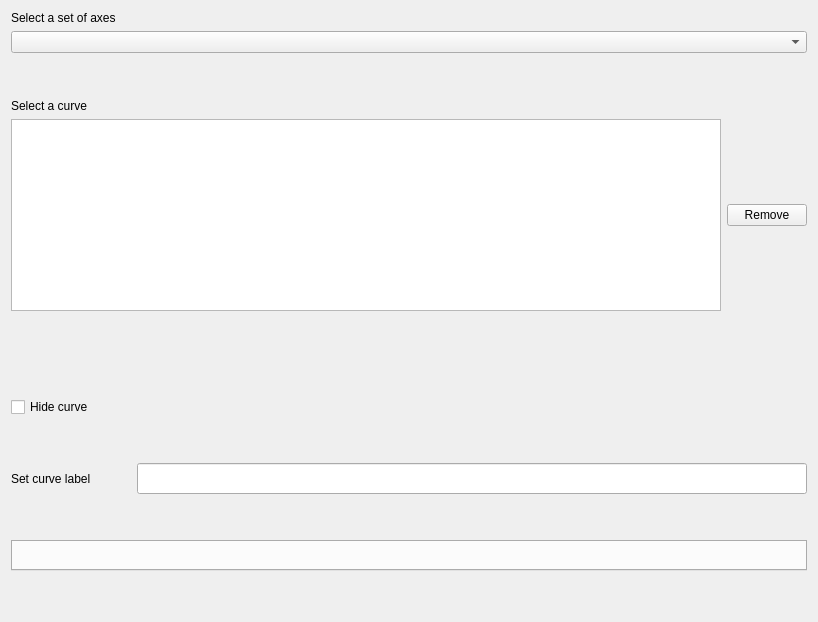
<?xml version="1.0" encoding="UTF-8"?>
<ui version="4.0">
 <class>Form</class>
 <widget class="QWidget" name="Form">
  <property name="geometry">
   <rect>
    <x>0</x>
    <y>0</y>
    <width>818</width>
    <height>622</height>
   </rect>
  </property>
  <property name="windowTitle">
   <string>Form</string>
  </property>
  <layout class="QGridLayout" name="gridLayout">
   <item row="2" column="0">
    <spacer name="verticalSpacer_8">
     <property name="orientation">
      <enum>Qt::Vertical</enum>
     </property>
     <property name="sizeHint" stdset="0">
      <size>
       <width>20</width>
       <height>40</height>
      </size>
     </property>
    </spacer>
   </item>
   <item row="5" column="0">
    <spacer name="verticalSpacer_4">
     <property name="orientation">
      <enum>Qt::Vertical</enum>
     </property>
     <property name="sizeHint" stdset="0">
      <size>
       <width>20</width>
       <height>40</height>
      </size>
     </property>
    </spacer>
   </item>
   <item row="3" column="0">
    <widget class="QLabel" name="select_curve_label">
     <property name="text">
      <string>Select a curve</string>
     </property>
    </widget>
   </item>
   <item row="6" column="0">
    <spacer name="verticalSpacer_7">
     <property name="orientation">
      <enum>Qt::Vertical</enum>
     </property>
     <property name="sizeHint" stdset="0">
      <size>
       <width>20</width>
       <height>40</height>
      </size>
     </property>
    </spacer>
   </item>
   <item row="4" column="0">
    <layout class="QHBoxLayout" name="horizontalLayout">
     <item>
      <widget class="QListWidget" name="select_curve_list"/>
     </item>
     <item>
      <widget class="QPushButton" name="remove_curve_button">
       <property name="sizePolicy">
        <sizepolicy hsizetype="Fixed" vsizetype="Fixed">
         <horstretch>0</horstretch>
         <verstretch>0</verstretch>
        </sizepolicy>
       </property>
       <property name="minimumSize">
        <size>
         <width>0</width>
         <height>0</height>
        </size>
       </property>
       <property name="text">
        <string>Remove</string>
       </property>
       <property name="autoDefault">
        <bool>false</bool>
       </property>
      </widget>
     </item>
    </layout>
   </item>
   <item row="7" column="0">
    <widget class="QCheckBox" name="hide_curve_check_box">
     <property name="text">
      <string>Hide curve</string>
     </property>
    </widget>
   </item>
   <item row="8" column="0">
    <spacer name="verticalSpacer_10">
     <property name="orientation">
      <enum>Qt::Vertical</enum>
     </property>
     <property name="sizeHint" stdset="0">
      <size>
       <width>20</width>
       <height>40</height>
      </size>
     </property>
    </spacer>
   </item>
   <item row="0" column="0">
    <widget class="QLabel" name="select_axes_label">
     <property name="text">
      <string>Select a set of axes</string>
     </property>
    </widget>
   </item>
   <item row="1" column="0">
    <layout class="QHBoxLayout" name="horizontalLayout_2">
     <item>
      <widget class="QComboBox" name="select_axes_combo_box">
       <property name="sizePolicy">
        <sizepolicy hsizetype="Minimum" vsizetype="Fixed">
         <horstretch>0</horstretch>
         <verstretch>0</verstretch>
        </sizepolicy>
       </property>
       <property name="minimumSize">
        <size>
         <width>250</width>
         <height>0</height>
        </size>
       </property>
      </widget>
     </item>
    </layout>
   </item>
   <item row="11" column="0">
    <widget class="QTabWidget" name="tab_container">
     <property name="currentIndex">
      <number>-1</number>
     </property>
    </widget>
   </item>
   <item row="9" column="0">
    <layout class="QHBoxLayout" name="set_curve_label_layout">
     <item>
      <widget class="QLabel" name="curve_label_label">
       <property name="sizePolicy">
        <sizepolicy hsizetype="Fixed" vsizetype="Preferred">
         <horstretch>0</horstretch>
         <verstretch>0</verstretch>
        </sizepolicy>
       </property>
       <property name="text">
        <string>Set curve label</string>
       </property>
      </widget>
     </item>
     <item>
      <spacer name="horizontalSpacer">
       <property name="orientation">
        <enum>Qt::Horizontal</enum>
       </property>
       <property name="sizeType">
        <enum>QSizePolicy::Fixed</enum>
       </property>
       <property name="sizeHint" stdset="0">
        <size>
         <width>40</width>
         <height>20</height>
        </size>
       </property>
      </spacer>
     </item>
     <item>
      <widget class="QLineEdit" name="curve_label_line_edit">
       <property name="sizePolicy">
        <sizepolicy hsizetype="Minimum" vsizetype="Expanding">
         <horstretch>0</horstretch>
         <verstretch>0</verstretch>
        </sizepolicy>
       </property>
       <property name="minimumSize">
        <size>
         <width>211</width>
         <height>20</height>
        </size>
       </property>
      </widget>
     </item>
    </layout>
   </item>
   <item row="10" column="0">
    <spacer name="verticalSpacer_9">
     <property name="orientation">
      <enum>Qt::Vertical</enum>
     </property>
     <property name="sizeHint" stdset="0">
      <size>
       <width>20</width>
       <height>40</height>
      </size>
     </property>
    </spacer>
   </item>
   <item row="12" column="0">
    <spacer name="verticalSpacer_5">
     <property name="orientation">
      <enum>Qt::Vertical</enum>
     </property>
     <property name="sizeHint" stdset="0">
      <size>
       <width>20</width>
       <height>40</height>
      </size>
     </property>
    </spacer>
   </item>
  </layout>
 </widget>
 <tabstops>
  <tabstop>select_axes_combo_box</tabstop>
  <tabstop>select_curve_list</tabstop>
  <tabstop>remove_curve_button</tabstop>
  <tabstop>hide_curve_check_box</tabstop>
  <tabstop>curve_label_line_edit</tabstop>
  <tabstop>tab_container</tabstop>
 </tabstops>
 <resources/>
 <connections/>
</ui>
